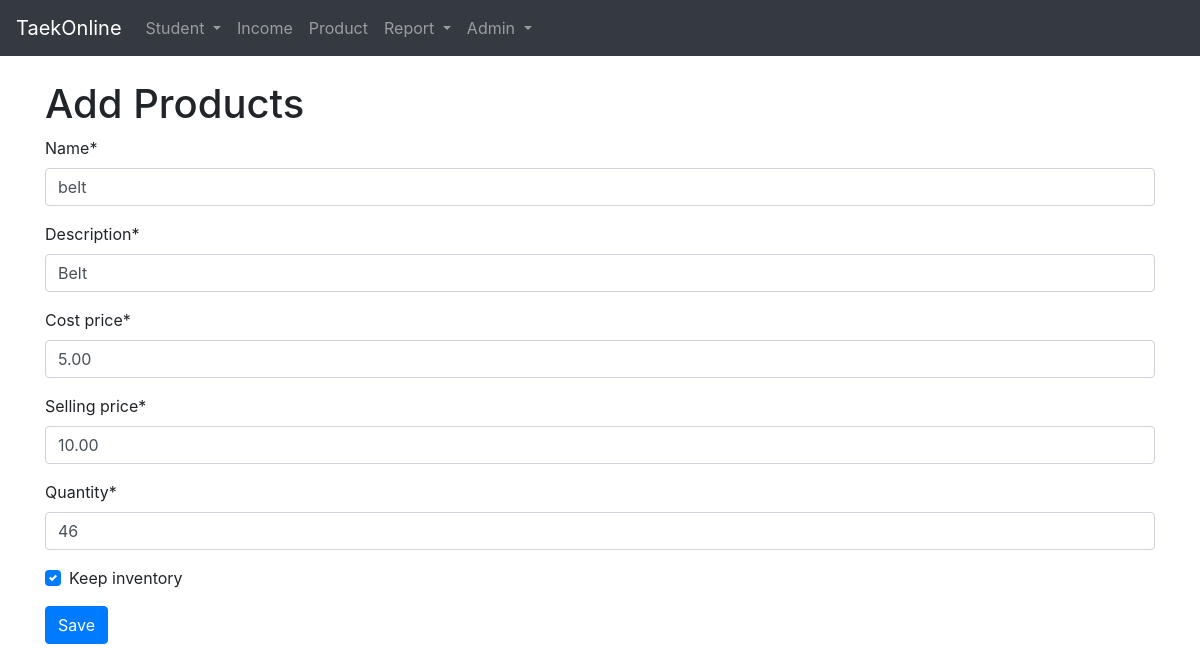
The app's page /product/2/change, older data.
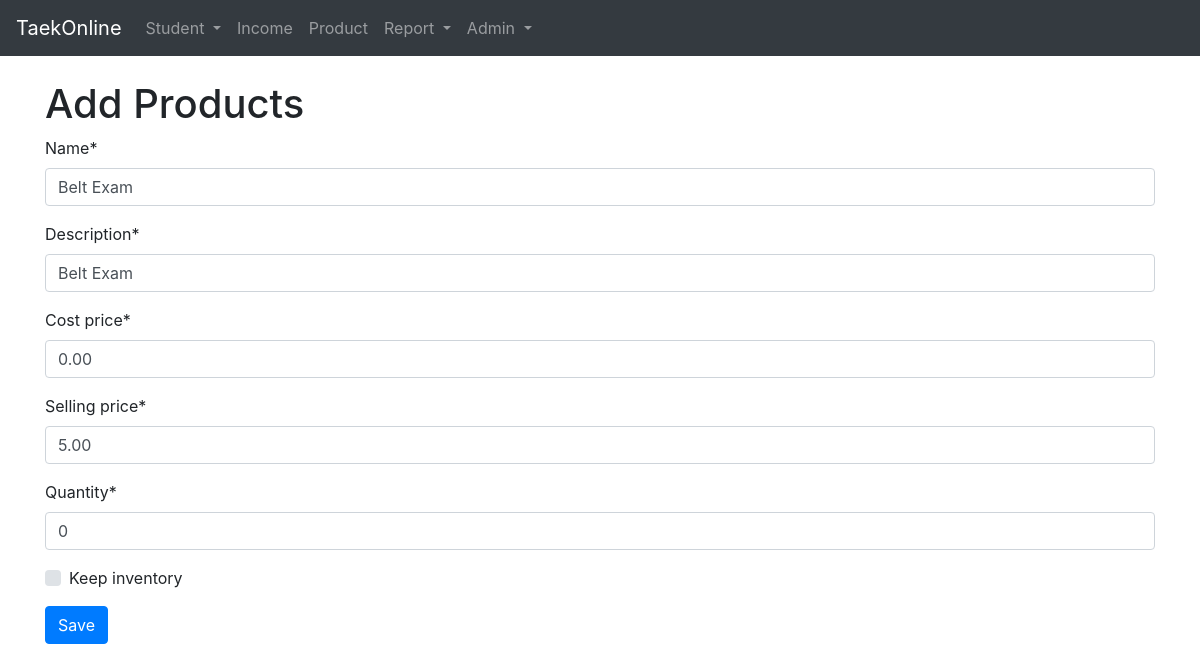
The same page, newer data.
### taekonline/models.py (models this page shows, shortened)
class Product(models.Model):
    name = models.CharField(max_length=100, null=False, blank=False, unique=True)
    description = models.CharField(max_length=200, null=False, blank=False)
    cost_price = models.DecimalField(null=False, blank=False, max_digits=18, decimal_places=2, default=0)
    selling_price = models.DecimalField(null=False, blank=False, max_digits=18, decimal_places=2)
    quantity = models.IntegerField(null=False, blank=False, default=1)
    keep_inventory = models.BooleanField(default=True)

### taekonline/views.py (the view)
# urls.py: path('product/<int:id>/change', views.product_change, name='product_change'),
def product_change(request, id, template_name='products/product_form.html'):
	product = Product.objects.get(id=int(id))
	if request.POST:
		form = ProductForm(request.POST, instance=product)
		if form.is_valid():
			form.save()
			return redirect('product')
		else:
			return render(request, template_name, {'form':form})
	else:
		form = ProductForm(instance=product)
	return render(request, template_name, {'form':form})

### taekonline/forms.py
class ProductForm(forms.ModelForm):
    class Meta:
        model = Product
        fields = '__all__'
    def __init__(self, *args, **kwargs):
        super().__init__(*args, **kwargs)
        self.helper = FormHelper()
        self.helper.form_tag = False
        self.helper.form_method = 'post'
        self.helper.layout = Layout(
            Fieldset(
                'Product Data',
                Row(
                    Column('name', css_class='form-group col-md-4 mb-0'),
                    Column('description', css_class='form-group col-md-4 mb-0'),
                    Column('cost_price', css_class='form-group col-md-4 mb-0'),
                    Column('selling_price', css_class='form-group col-md-4 mb-0'),
                    Column('quantity', css_class='form-group col-md-4 mb-0'),
                    Column('keep_inventory', css_class='form-group col-md-4 mb-0'),
                    css_class='form-row'
                ),
            ),
        )

### taekonline/templates/products/product_form.html (shortened to what this page needs)
{% extends 'base.html' %}
{% load static %}
{% load crispy_forms_tags %}
{% block content %}
<form method="post" action="{{ request.path }}">
    <h1>Add Products</h1>
    {% crispy form %}
    <input type="submit" class="btn btn-primary" value="Save">
</form>
{% endblock content %}

### taekonline/templates/base.html (shortened to what this page needs)
<!DOCTYPE html>
<html lang="en">
<head>
    <link rel="stylesheet" href="https://maxcdn.bootstrapcdn.com/bootstrap/4.0.0/css/bootstrap.min.css">
    <link rel="stylesheet" href="https://use.fontawesome.com/releases/v5.7.2/css/all.css">
    <link rel="stylesheet" href="https://cdn.datatables.net/1.10.18/css/dataTables.bootstrap4.min.css">
    <link rel="stylesheet" href="https://cdnjs.cloudflare.com/ajax/libs/twitter-bootstrap/4.1.3/css/bootstrap.css">
    <link rel="stylesheet" href="https://cdn.datatables.net/1.10.19/css/dataTables.bootstrap4.min.css">
</head>
<body>
    {% block nav %}
        <nav class="navbar navbar-expand-md navbar-dark bg-dark fixed-top">
            <a class="navbar-brand" href="/">TaekOnline</a>
            <div class="collapse navbar-collapse" id="navbarsExampleDefault">
                <ul class="navbar-nav mr-auto">
                    <li class="nav-item dropdown">
                        <a class="nav-link dropdown-toggle" href="" id="navbarDropdownMenuLink" data-toggle="dropdown" aria-haspopup="true" aria-expanded="false">
                        Student
                        </a>
                    </li>
                    <li class="nav-item">
                      <a class="nav-link" href="{% url 'income_add' %}">Income</a>
                    </li>
                    <li class="nav-item">
                        <a class="nav-link" href="{% url 'product' %}">Product</a>
                    </li>
                    <li class="nav-item dropdown">
                        <a class="nav-link dropdown-toggle" href="" id="navbarDropdownMenuLink" data-toggle="dropdown" aria-haspopup="true" aria-expanded="false">
                          Report
                        </a>
                    </li>
                    <li class="nav-item dropdown">
                      <a class="nav-link dropdown-toggle" href="" id="navbarDropdownMenuLink" data-toggle="dropdown" aria-haspopup="true" aria-expanded="false">
                        Admin
                      </a>
                    </li>
                </ul>
            </div>
        </nav>
    {% endblock nav %}
    <main role="main" class="container">
        {% block content %}
        {% endblock content %}
    </main>
</body>
</html>

### taekonline/templates/base.html (style rules this page uses)
body { padding-top: 5rem; }

Row changes from the older to the newer data that the page shows:
changed Product: name "belt" → "Belt Exam"; description "Belt" → "Belt Exam"; cost_price "5.00" → "0.00"; selling_price "10.00" → "5.00"; quantity "46" → "0"
